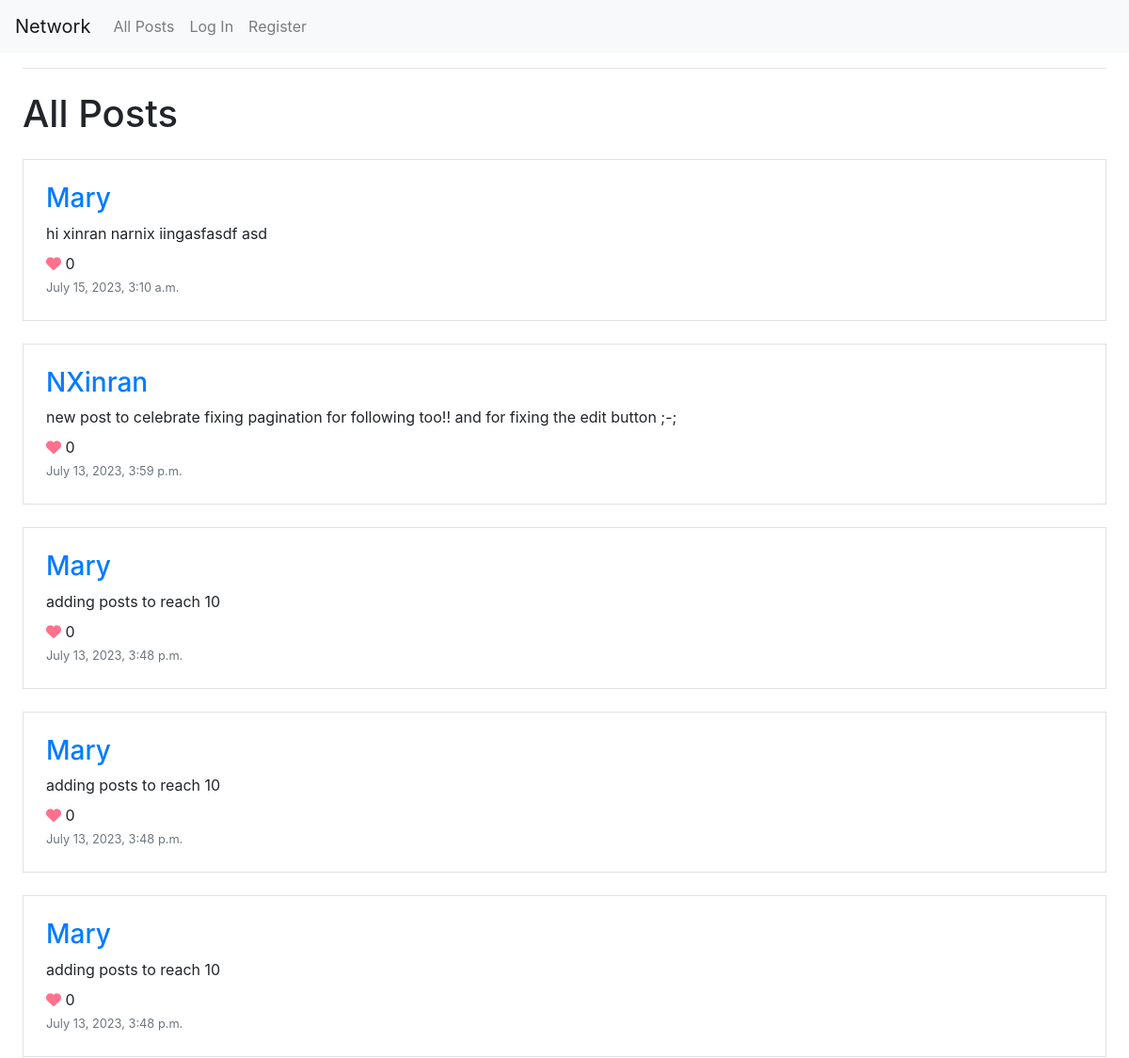
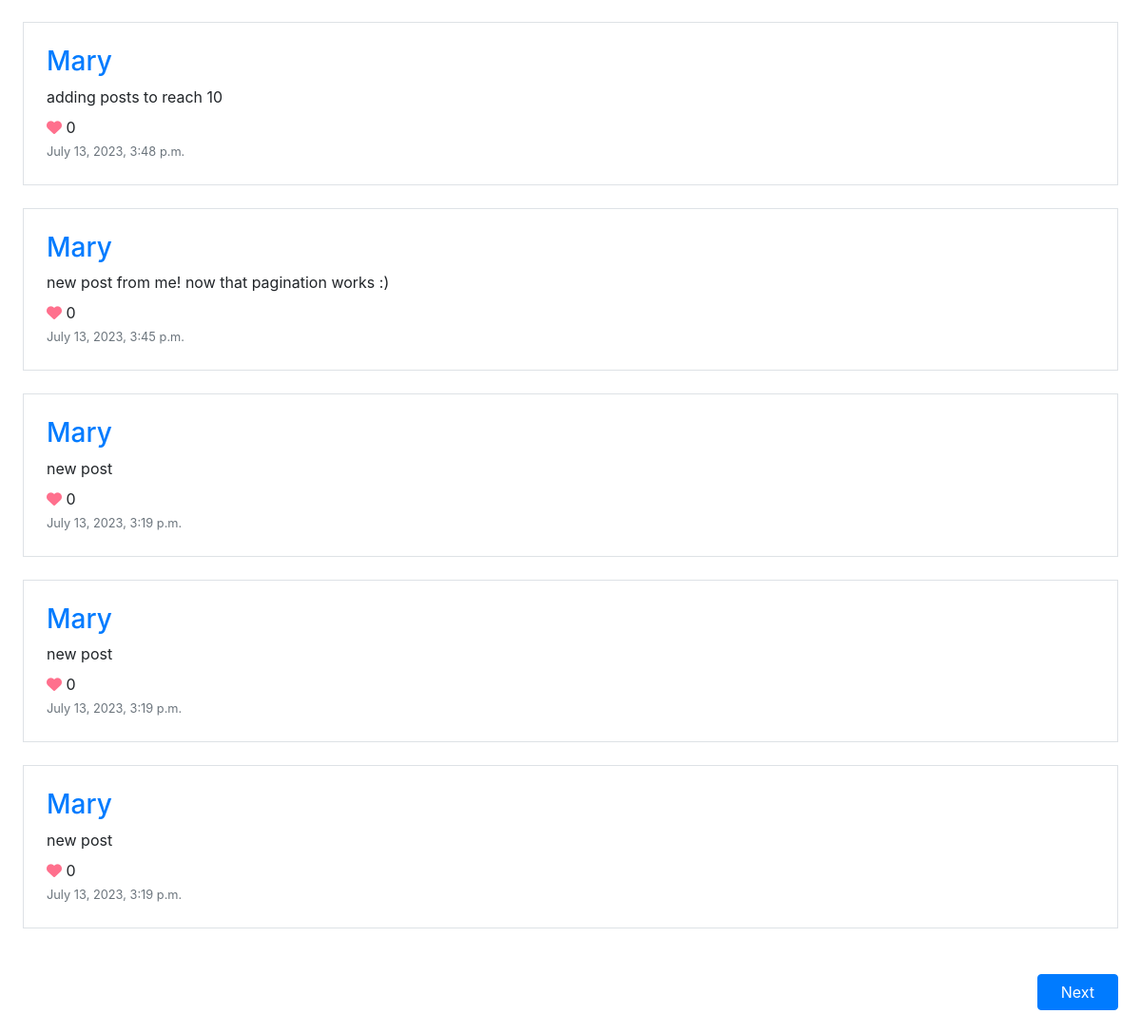
The app's page /, older data (2 pictures, top to bottom).
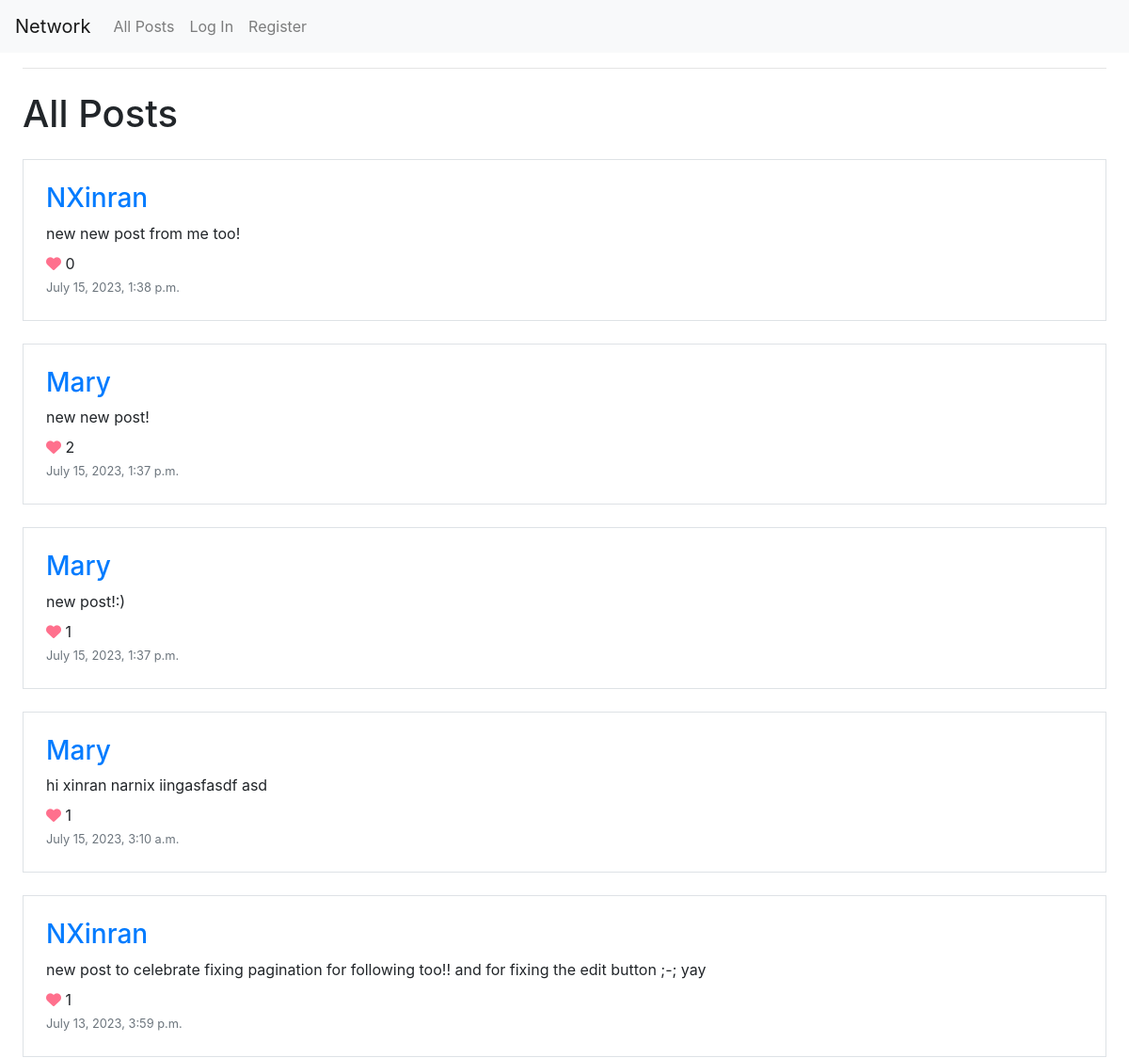
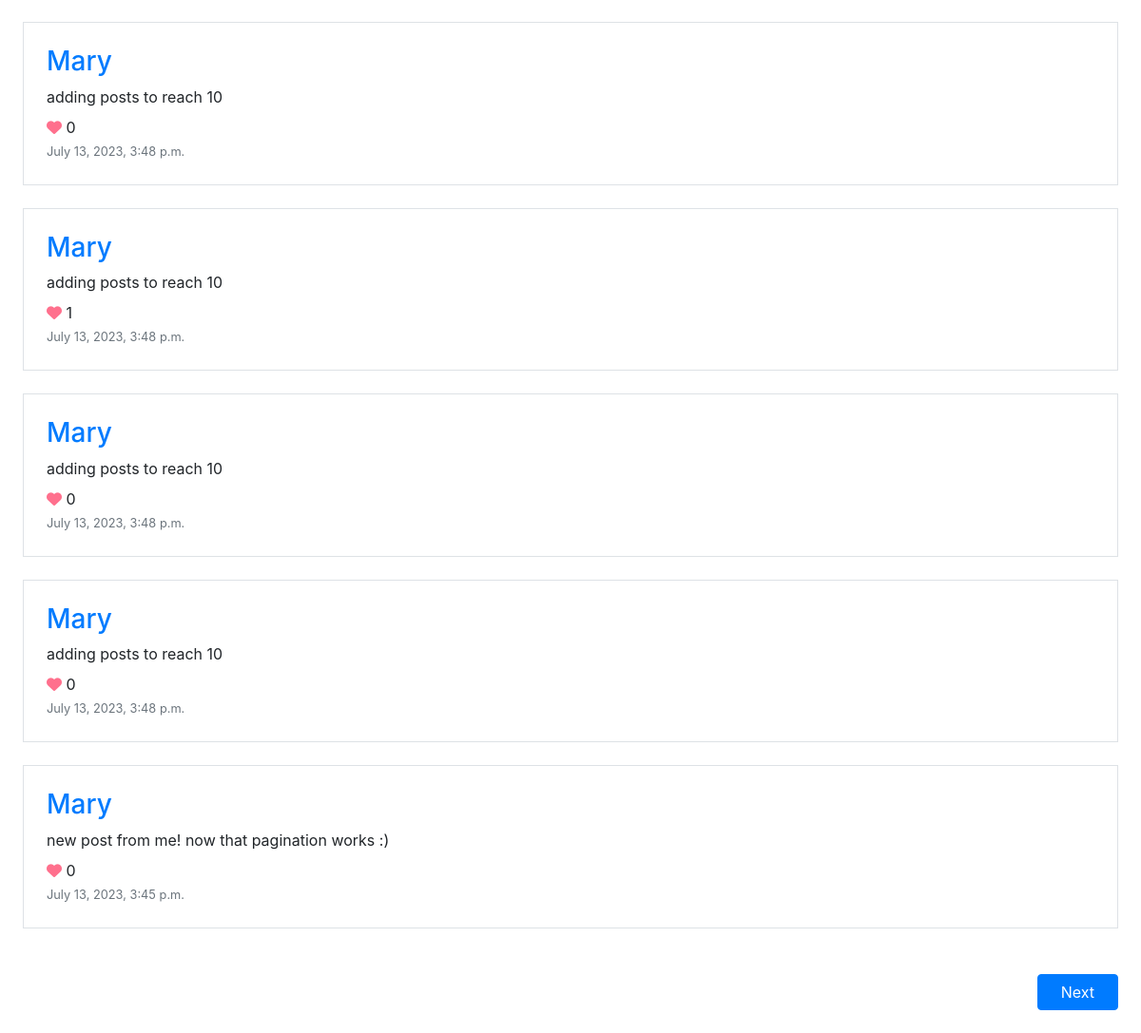
The same page, newer data (2 pictures, top to bottom).
### network/models.py (models this page shows, shortened)
class Post(models.Model):
    user = models.ForeignKey(User, on_delete=models.CASCADE)
    body = models.TextField()
    time = models.DateTimeField()
    likes = models.ManyToManyField(User,
                                   blank=True,
                                   related_name='liked')

class User(AbstractUser):
    followers = models.ManyToManyField('self',
                                        symmetrical = False,
                                        blank=True,
                                        related_name='following')

### network/views.py (the view)
# urls.py: path("", views.index, name="index"),
def index(request):
    if request.method == "POST":
        new_post = Post(
            user = request.user,
            body = request.POST["create_body"],
            time = datetime.now()
        )
        new_post.save()
        return HttpResponseRedirect(reverse("index"))
    else:
        return indexPaged(request, 1)

### network/views.py (called while the page is built)
def indexPaged(request, page):
    allPosts = Post.objects.all().order_by('-time')
    paginator = Paginator(allPosts, 10)
    numPages = paginator.num_pages
    posts = paginator.page(page).object_list
    hasNext = page < numPages
    hasPrev = page != 1
    return render(request, "network/index.html", {
        "posts": posts,
        "hasNext": hasNext,
        "hasPrev": hasPrev,
        "nextPage": page + 1,
        "prevPage": page - 1
    })

### network/templates/network/index.html (shortened to what this page needs)
{% extends "network/layout.html" %}
{% block body %}
    <hr class="mx-4">
    <h1 class="m-4">All Posts</h1>
    {% for post in posts %}
    <div class="m-4 p-4 border">
        <h3 id="post_username" style="cursor:pointer;">
            <a href="{% url 'user' post.user.username 1 %}" style="text-decoration: none;">{{ post.user.username }}</a>
        </h3>
        <p class="my-2" id="post-body-{{post.id}}">{{ post.body }}</p>
        <div>
            <i class="fa-solid fa-heart" style="color: #ff708d; cursor:pointer" onclick="toggleLike({{post.id}})"></i>
            <p id="likes-count-{{post.id}}" style="display: inline;">{{ post.likes.count }}</p>
        </div>
        <small class="text-muted">{{ post.time }}</small>
    </div>
    {% endfor %}
    {% if hasNext %}
    <button onclick="goToNextPage()" class="m-4 px-4 btn btn-primary" style="float:right;">Next</button>
    {% endif %}
{% endblock %}

Row changes from the older to the newer data that the page shows:
no longer on this page (row unchanged): Post: user.username "Mary", body "new post", likes.count "0", time "July 13, 2023, 3:19 p.m."
no longer on this page (row unchanged): Post: user.username "Mary", body "new post", likes.count "0", time "July 13, 2023, 3:19 p.m."
no longer on this page (row unchanged): Post: user.username "Mary", body "new post", likes.count "0", time "July 13, 2023, 3:19 p.m."
added Post: user.username "NXinran", body "new new post from me too!", likes.count "0", time "July 15, 2023, 1:38 p.m."
added Post: user.username "Mary", body "new new post!", likes.count "2", time "July 15, 2023, 1:37 p.m."
added Post: user.username "Mary", body "new post!:)", likes.count "1", time "July 15, 2023, 1:37 p.m."
computed for Post "hi xinran narnix iingasfasdf asd": likes.count "0" → "1"
changed Post: body "new post to celebrate fixing pagination for following too!! and for fixing the edit button ;-;" → "new post to celebrate fixing pagination for following too!! and for fixing the edit button ;-; yay"; likes.count "0" → "1"
computed for Post (number 7 of 10 on the later page): likes.count "0" → "1"
